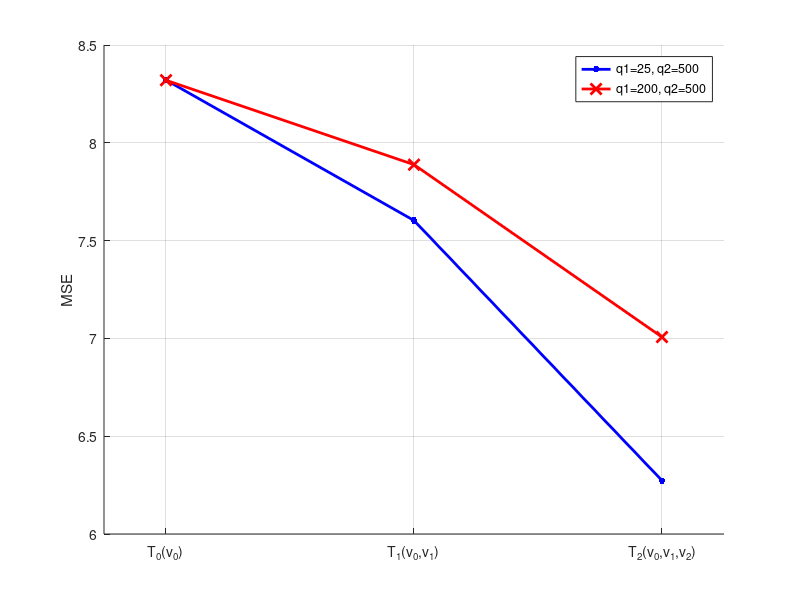

Here is the MATLAB script that generated this plot:
function example2()

    % Example 2

    % Reference:
    %   Paper   = Optimal modeling of nonlinear systems: method of variable injections. (Submitted paper - 2023)
    %   Authors = Soto-Quiros, Pablo and Torokhti, Anatoli


    clc; clear; close all

    %%%%%%% Case 1: q1=25 and q2=500 %%%%%%%  
    fprintf('Case 1: q1=25 and q2=500\n')    
    m=100; 
    % Example T0(v0)
    q0=100; r0=50;
    s=6750;    
    X=rand(m,s);
    Aux1=rand(q0,s); N=Aux1-X; 
    Y=X+N;
    V0=Y;
    Z0=V0;  
    %Covariance matrices    
    Exz0=(1/s)*(X*Z0'); Ez0z0=(1/s)*(Z0*Z0');
    T0=Exz0*pinv(Ez0z0)*(Exz0)';          
    [U,~,~]=svd(T0);
    Ur=U(:,1:r0);
    G0=Ur;
    H0=Ur'*Exz0*pinv(Ez0z0);   
    %Compute error
    Exx=(1/s)*(X*X');
    Exw=Exz0;
    Eww=Ez0z0;
    S=G0*H0;   
    error0_c1=trace(Exx-Exw*S'-S*Exw'+S*Eww*S');
    fprintf(['1) MSE for T(v0) = ', num2str(error0_c1),'\n'])

    % Example T1(v0,v1)
    q0=100; r0=25;
    q1=25; r1=25;
    s=1500;
    X=rand(m,s);
    Aux1=rand(q0,s); N=Aux1-X; 
    Y=X+N;
    V0=Y; V1=rand(q1,s);
    Z0=V0;          
    Ev1z0=(1/s)*(V1*Z0'); Ez0z0=(1/s)*(Z0*Z0'); Z1=V1-Ev1z0*pinv(Ez0z0)*Z0;
    %Covariance matrices    
    Exz0=(1/s)*(X*Z0'); Ez0z0=(1/s)*(Z0*Z0');
    T0=Exz0*pinv(Ez0z0)*(Exz0)';                 
    [U0,~,~]=svd(T0);
    U0r=U0(:,1:r0);
    G0=U0r;
    H0=U0r'*Exz0*pinv(Ez0z0);   

    Exz1=(1/s)*(X*Z1'); Ez1z1=(1/s)*(Z1*Z1');
    T1=Exz1*pinv(Ez1z1)*(Exz1)';                 
    [U1,~,~]=svd(T1);
    U1r=U1(:,1:r1);
    G1=U1r;
    H1=U1r'*Exz1*pinv(Ez1z1);   

    %Compute error
    Exx=(1/s)*(X*X');
    Exw=[Exz0 Exz1];
    Eww=blkdiag(Ez0z0,Ez1z1);
    S=[G0*H0 G1*H1];   
    error1_c1=trace(Exx-Exw*S'-S*Exw'+S*Eww*S');
    fprintf(['2) MSE for T(v0,v1) = ', num2str(error1_c1),'\n'])

    % Example T2(v0,v1,v2)
    q0=100; r0=17;
    q1=25; r1=17;
    q2=500; r2=16;
    s=1300;
    X=rand(m,s);
    Aux1=rand(q0,s); N=Aux1-X; 
    Y=X+N;
    V0=Y; V1=rand(q1,s); V2=rand(q2,s);
    Z0=V0;          
    Ev1z0=(1/s)*(V1*Z0'); Ez0z0=(1/s)*(Z0*Z0'); Z1=V1-Ev1z0*pinv(Ez0z0)*Z0;
    Ev2z0=(1/s)*(V2*Z0'); Ev2z1=(1/s)*(V2*Z1'); Ez1z1=(1/s)*(Z1*Z1'); Z2=V2-Ev2z0*pinv(Ez0z0)*Z0-Ev2z1*pinv(Ez1z1)*Z1;
    %Covariance matrices    
    Exz0=(1/s)*(X*Z0'); Ez0z0=(1/s)*(Z0*Z0');
    T0=Exz0*pinv(Ez0z0)*(Exz0)';                 
    [U0,~,~]=svd(T0);
    U0r=U0(:,1:r0);
    G0=U0r;
    H0=U0r'*Exz0*pinv(Ez0z0);   

    Exz1=(1/s)*(X*Z1'); Ez1z1=(1/s)*(Z1*Z1');
    T1=Exz1*pinv(Ez1z1)*(Exz1)';                 
    [U1,~,~]=svd(T1);
    U1r=U1(:,1:r1);
    G1=U1r;
    H1=U1r'*Exz1*pinv(Ez1z1);   

    Exz2=(1/s)*(X*Z2'); Ez2z2=(1/s)*(Z2*Z2');
    T2=Exz2*pinv(Ez2z2)*(Exz2)';                 
    [U2,~,~]=svd(T2);
    U2r=U2(:,1:r2);
    G2=U2r;
    H2=U2r'*Exz2*pinv(Ez2z2);           

    %Compute error
    Exx=(1/s)*(X*X');
    Exw=[Exz0 Exz1 Exz2];
    Eww=blkdiag(blkdiag(Ez0z0,Ez1z1),Ez2z2);
    S=[G0*H0 G1*H1 G2*H2];   
    error2_c1=trace(Exx-Exw*S'-S*Exw'+S*Eww*S');
    fprintf(['3) MSE for T(v0,v1,v2) = ', num2str(error2_c1),'\n'])    

    
    %%%%%%% Case 2: q1=200 and q2=500 %%%%%%%  
    fprintf('\nCase 2: q1=200 and q2=500\n')  
    
    % Example T0(v0)
    q0=100; r0=50;
    s=6750;    
    X=rand(m,s);
    Aux1=rand(q0,s); N=Aux1-X; 
    Y=X+N;
    V0=Y;
    Z0=V0;  
    %Covariance matrices    
    Exz0=(1/s)*(X*Z0'); Ez0z0=(1/s)*(Z0*Z0');
    T0=Exz0*pinv(Ez0z0)*(Exz0)';          
    [U,~,~]=svd(T0);
    Ur=U(:,1:r0);
    G0=Ur;
    H0=Ur'*Exz0*pinv(Ez0z0);   
    %Compute error
    Exx=(1/s)*(X*X');
    Exw=Exz0;
    Eww=Ez0z0;
    S=G0*H0;   
    error0_c2=trace(Exx-Exw*S'-S*Exw'+S*Eww*S');
    fprintf(['1) MSE for T(v0) = ', num2str(error0_c2),'\n'])

    % Example T1(v0,v1)
    q0=100; r0=25;
    q1=200; r1=25;
    s=1800;
    X=rand(m,s);
    Aux1=rand(q0,s); N=Aux1-X; 
    Y=X+N;
    V0=Y; V1=rand(q1,s);
    Z0=V0;          
    Ev1z0=(1/s)*(V1*Z0'); Ez0z0=(1/s)*(Z0*Z0'); Z1=V1-Ev1z0*pinv(Ez0z0)*Z0;
    %Covariance matrices    
    Exz0=(1/s)*(X*Z0'); Ez0z0=(1/s)*(Z0*Z0');
    T0=Exz0*pinv(Ez0z0)*(Exz0)';                 
    [U0,~,~]=svd(T0);
    U0r=U0(:,1:r0);
    G0=U0r;
    H0=U0r'*Exz0*pinv(Ez0z0);   

    Exz1=(1/s)*(X*Z1'); Ez1z1=(1/s)*(Z1*Z1');
    T1=Exz1*pinv(Ez1z1)*(Exz1)';                 
    [U1,~,~]=svd(T1);
    U1r=U1(:,1:r1);
    G1=U1r;
    H1=U1r'*Exz1*pinv(Ez1z1);   

    %Compute error
    Exx=(1/s)*(X*X');
    Exw=[Exz0 Exz1];
    Eww=blkdiag(Ez0z0,Ez1z1);
    S=[G0*H0 G1*H1];   
    error1_c2=trace(Exx-Exw*S'-S*Exw'+S*Eww*S');
    fprintf(['2) MSE for T(v0,v1) = ', num2str(error1_c2),'\n'])
    
    % Example T2(v0,v1,v2)
    q0=100; r0=17;
    q1=200; r1=17;
    q2=500; r2=16;
    s=1050;
    X=rand(m,s);
    Aux1=rand(q0,s); N=Aux1-X; 
    Y=X+N;
    V0=Y; V1=rand(q1,s); V2=rand(q2,s);
    Z0=V0;          
    Ev1z0=(1/s)*(V1*Z0'); Ez0z0=(1/s)*(Z0*Z0'); Z1=V1-Ev1z0*pinv(Ez0z0)*Z0;
    Ev2z0=(1/s)*(V2*Z0'); Ev2z1=(1/s)*(V2*Z1'); Ez1z1=(1/s)*(Z1*Z1'); Z2=V2-Ev2z0*pinv(Ez0z0)*Z0-Ev2z1*pinv(Ez1z1)*Z1;
    %Covariance matrices    
    Exz0=(1/s)*(X*Z0'); Ez0z0=(1/s)*(Z0*Z0');
    T0=Exz0*pinv(Ez0z0)*(Exz0)';                 
    [U0,~,~]=svd(T0);
    U0r=U0(:,1:r0);
    G0=U0r;
    H0=U0r'*Exz0*pinv(Ez0z0);   

    Exz1=(1/s)*(X*Z1'); Ez1z1=(1/s)*(Z1*Z1');
    T1=Exz1*pinv(Ez1z1)*(Exz1)';                 
    [U1,~,~]=svd(T1);
    U1r=U1(:,1:r1);
    G1=U1r;
    H1=U1r'*Exz1*pinv(Ez1z1);   

    Exz2=(1/s)*(X*Z2'); Ez2z2=(1/s)*(Z2*Z2');
    T2=Exz2*pinv(Ez2z2)*(Exz2)';                 
    [U2,~,~]=svd(T2);
    U2r=U2(:,1:r2);
    G2=U2r;
    H2=U2r'*Exz2*pinv(Ez2z2);           

    %Compute error
    Exx=(1/s)*(X*X');
    Exw=[Exz0 Exz1 Exz2];
    Eww=blkdiag(blkdiag(Ez0z0,Ez1z1),Ez2z2);
    S=[G0*H0 G1*H1 G2*H2];   
    error2_c2=trace(Exx-Exw*S'-S*Exw'+S*Eww*S');
    fprintf(['3) MSE for T(v0,v1,v2) = ', num2str(error2_c2),'\n'])
    
    x=[1 2 3];
    y_c1=[error0_c1 error1_c1 error2_c1];
    y_c2=[error0_c2 error1_c2 error2_c2];
    
    hold on    
    plot(x,y_c2,'-b.','LineWidth',2,'MarkerSize',15)
    plot(x,y_c1,'-rx','LineWidth',2,'MarkerSize',8)
    xticks([1 2 3])
    xticklabels({'T_0(v_0)','T_1(v_0,v_1)','T_2(v_0,v_1,v_2)'})
    xlim([0.75,3.25])
    grid on
    ylabel('MSE')
    legend('q1=25, q2=500', 'q1=200, q2=500')
    
end

